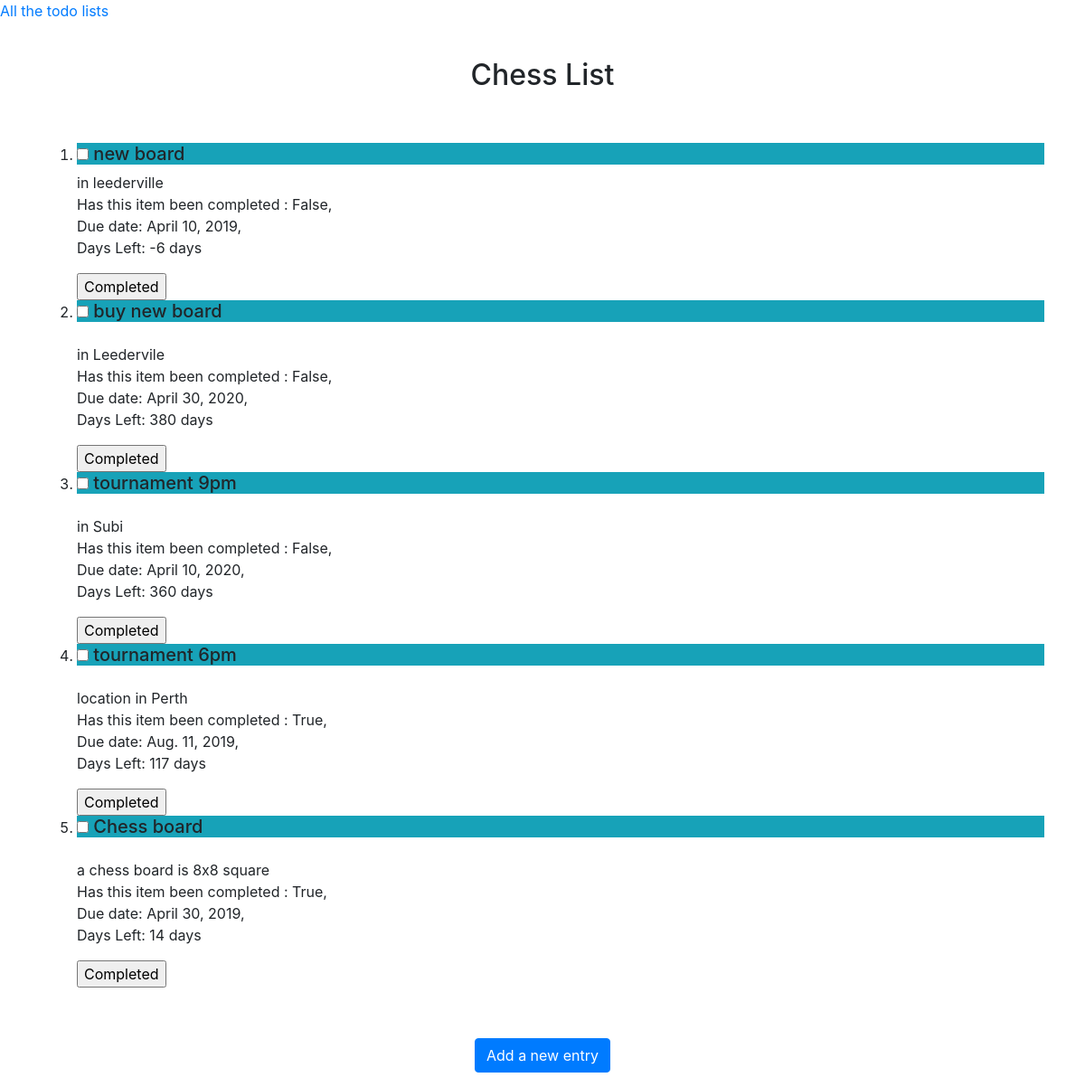
/todo/1, run on the app's committed database.
### todolist/models.py (models this page shows, shortened)
class TodoList(models.Model):
    title = models.CharField(max_length=200)
    completed = models.IntegerField(default=0)
    def __str__(self):
        return self.title[:50]

class TodoItem(models.Model):
    todolist = models.ForeignKey(TodoList, on_delete=models.CASCADE)  #  need the foreign key
    name = models.CharField(max_length=200)  # need for form
    description = models.TextField()  # need for form
    date_created = models.DateTimeField(auto_now_add=True)
    due_date = models.DateField()  # need for form
    done = models.BooleanField(default=False)
    def days_left(self):
        today = datetime.utcnow().replace(tzinfo=utc)
        today = today.date()
        delta = (self.due_date - today)
        return f'{delta.days}'

### todolist/views.py (the view, shortened to what this page needs)
# urls.py: path('todo/<int:title_id>', views.single_todo_list, name='single_todo_list'),
def single_todo_list(request, title_id):
    single_todo_list = TodoList.objects.get(id=title_id)
    items_to_that_list = single_todo_list.todoitem_set.order_by('-date_created')
    context = {'single_todo_list': single_todo_list, 'items_to_that_list': items_to_that_list}
    return render(request, 'page/single_todo_list.html', context)

### todolist/templates/page/single_todo_list.html (shortened to what this page needs)
{% extends "page/base.html" %}
{% block content %}
<div class="container">
    <div>
    <br>
        <div class="col-lg-12 text-center" >
    <h2>{{ single_todo_list }}</h2>
        </div>
    <br>
    <ol>
        {% for item in items_to_that_list %}
        <br>
        <li >
    <form action="{% url 'todolist:single_todo_list' single_todo_list.id %}"  method="post">
        <h5 class="bg-info">
        <input type="checkbox" name="item_id" id="{{ item.id }}" value="{{ item.id }}">
            {{ item.name }}
        </h5>
        <table class="table table-striped">
         <thead>
         <tr>
            <p>{{ item.description }}<br>
                Has this item been completed :  {{ item.done }}, <br>
                Due date: {{ item.due_date }}, <br>
                Days Left: {{ item.days_left }} days
            </p>
        <input type="submit" value="Completed">
        {% empty %}
        <li class="list-group-item d-flex justify-content-between align-items-center">
            There are no items for this List
        </li>
        {% endfor %}
    </form>
    </ol>
    <br>
    </div>
<p class="text-center">
    <a class="btn btn-primary " href="{% url 'todolist:new_entry' single_todo_list.id %}">Add a new entry</a>
</p>
</div>
{% endblock content %}

### data on the page
TodoList: title "Chess List"
TodoItem: name "new board", description "in leederville", done "False", due_date "April 10, 2019", days_left "-6"
TodoItem: name "buy new board", description "in Leedervile", done "False", due_date "April 30, 2020", days_left "380"
TodoItem: name "tournament 9pm", description "in Subi", done "False", due_date "April 10, 2020", days_left "360"
TodoItem: name "tournament 6pm", description "location in Perth", done "True", due_date "Aug. 11, 2019", days_left "117"
TodoItem: name "Chess board", description "a chess board is 8x8 square", done "True", due_date "April 30, 2019", days_left "14"
